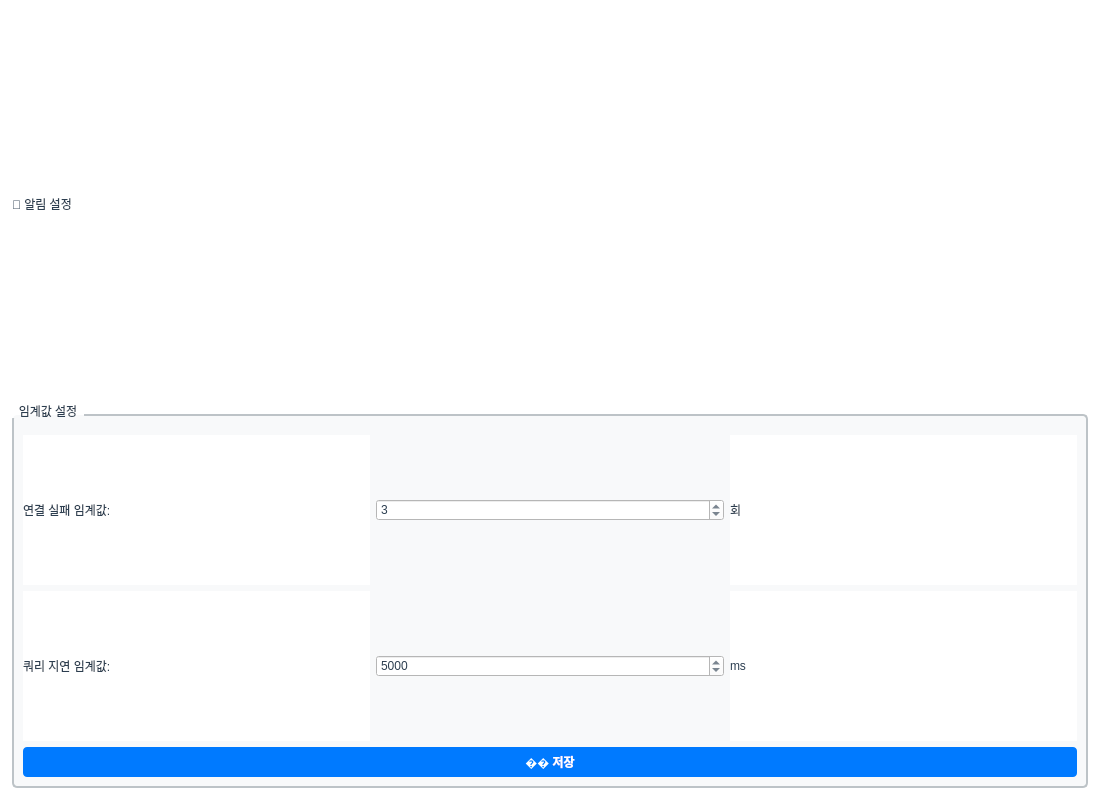
<?xml version="1.0" encoding="UTF-8"?>
<ui version="4.0">
 <class>AlertTab</class>
 <widget class="QWidget" name="AlertTab">
  <property name="geometry">
   <rect>
    <x>0</x>
    <y>0</y>
    <width>1100</width>
    <height>800</height>
   </rect>
  </property>
  <property name="windowTitle">
   <string>알림 설정</string>
  </property>
  <property name="styleSheet">
   <string notr="true">QWidget {
    background-color: #FFFFFF;
    color: #2C3E50;
    font-family: &quot;맑은 고딕&quot;, &quot;Segoe UI&quot;;
    font-size: 9pt;
}
QTabBar::tab:selected {
    background-color: #007AFF;
    color: #FFFFFF;
    font-weight: bold;
}
QPushButton {
    background-color: #007AFF;
    color: #FFFFFF;
    border: none;
    border-radius: 4px;
    padding: 6px 12px;
    font-weight: bold;
}
QPushButton:hover {
    background-color: #0055CC;
}
QPushButton:disabled {
    background-color: #BDC3C7;
    color: #7F8C8D;
}
QTableWidget {
    gridline-color: #BDC3C7;
    background-color: #FFFFFF;
    alternate-background-color: #F8F9FA;
    selection-background-color: #007AFF;
    selection-color: #FFFFFF;
}
QHeaderView::section {
    background-color: #ECF0F1;
    color: #2C3E50;
    padding: 6px;
    border: 1px solid #BDC3C7;
    font-weight: bold;
}
QLineEdit, QTextEdit, QPlainTextEdit {
    background-color: #FFFFFF;
    border: 1px solid #BDC3C7;
    border-radius: 3px;
    padding: 4px;
    color: #2C3E50;
}
QGroupBox {
    border: 2px solid #BDC3C7;
    border-radius: 5px;
    margin-top: 10px;
    padding-top: 10px;
    background-color: #F8F9FA;
}
QGroupBox::title {
    subcontrol-origin: margin;
    subcontrol-position: top left;
    padding: 0 5px;
    color: #2C3E50;
    font-weight: bold;
}</string>
  </property>
  <layout class="QVBoxLayout" name="verticalLayout">
   <property name="spacing">
    <number>8</number>
   </property>
   <property name="leftMargin">
    <number>12</number>
   </property>
   <property name="topMargin">
    <number>12</number>
   </property>
   <property name="rightMargin">
    <number>12</number>
   </property>
   <property name="bottomMargin">
    <number>12</number>
   </property>
   <item>
    <widget class="QLabel" name="label_title">
     <property name="text">
      <string>🔔 알림 설정</string>
     </property>
    </widget>
   </item>
   <item>
    <widget class="QGroupBox" name="groupBox_threshold">
     <property name="title">
      <string>임계값 설정</string>
     </property>
     <layout class="QVBoxLayout" name="vl_thresh">
      <item>
       <layout class="QHBoxLayout" name="hl_conn_fail">
        <item>
         <widget class="QLabel" name="label_conn_fail">
          <property name="text">
           <string>연결 실패 임계값:</string>
          </property>
         </widget>
        </item>
        <item>
         <widget class="QSpinBox" name="spinConnFail">
          <property name="minimum">
           <number>1</number>
          </property>
          <property name="maximum">
           <number>100</number>
          </property>
          <property name="value">
           <number>3</number>
          </property>
         </widget>
        </item>
        <item>
         <widget class="QLabel" name="label_conn_unit">
          <property name="text">
           <string>회</string>
          </property>
         </widget>
        </item>
       </layout>
      </item>
      <item>
       <layout class="QHBoxLayout" name="hl_latency">
        <item>
         <widget class="QLabel" name="label_latency_thresh">
          <property name="text">
           <string>쿼리 지연 임계값:</string>
          </property>
         </widget>
        </item>
        <item>
         <widget class="QSpinBox" name="spinLatency">
          <property name="minimum">
           <number>100</number>
          </property>
          <property name="maximum">
           <number>60000</number>
          </property>
          <property name="value">
           <number>5000</number>
          </property>
         </widget>
        </item>
        <item>
         <widget class="QLabel" name="label_latency_unit">
          <property name="text">
           <string>ms</string>
          </property>
         </widget>
        </item>
       </layout>
      </item>
      <item>
       <widget class="QPushButton" name="btnSaveAlerts">
        <property name="text">
         <string>�� 저장</string>
        </property>
       </widget>
      </item>
     </layout>
    </widget>
   </item>
  </layout>
 </widget>
 <resources/>
 <connections/>
</ui>
